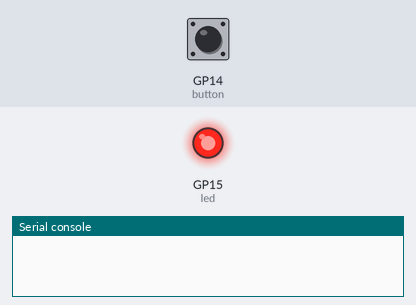
The program below on a simulated Raspberry Pi Pico running MicroPython. Parts: output pins drawn as LEDs (lit = HIGH), the last lines printed to the serial console. Wiring (from the project's diagram.json): green button on GP14, red LED on GP15. Inputs (shaded band) come from the test bench; at power-on: GP14 (button) LOW. Random numbers come from a fixed seed.

Above: at 1.2 s.
1.3 s: GP14 (button) pulled HIGH for 0.15 s
4.4 s: GP14 (button) pulled HIGH for 1 s
8.3 s: GP14 (button) pulled HIGH for 3.2 s
At 14.7 s:
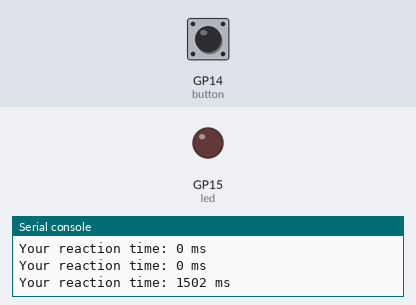
Timing chart, 0 to 16.2 s (numbered marks = the images above; inputs shaded):
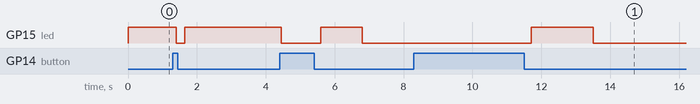

The program:

main.py
```python
from machine import Pin
from time import sleep, ticks_ms
import urandom

led = Pin(15, Pin.OUT)

button = Pin(14, Pin.IN, Pin.PULL_DOWN)

def wait_for_press():
    while button.value() == 0:
        sleep(0.01)

def wait_for_release():
    while button.value() == 1:
        sleep(0.01)

while True:
    led.value(1)

    wait_for_release()

    min_on_time = 1.0
    random_additional = urandom.randint(0, 20) / 10.0
    delay = min_on_time + random_additional
    sleep(delay)

    led.value(0)

    start_time = ticks_ms()
    wait_for_press()
    reaction_time = ticks_ms() - start_time

    print("Your reaction time: {} ms".format(reaction_time))

    wait_for_release()
    sleep(0.2)
```

Measured:
- after the input at 8.3 s, GP15 (led): LOW → HIGH after 3.4 s, → LOW 1.8 s later
